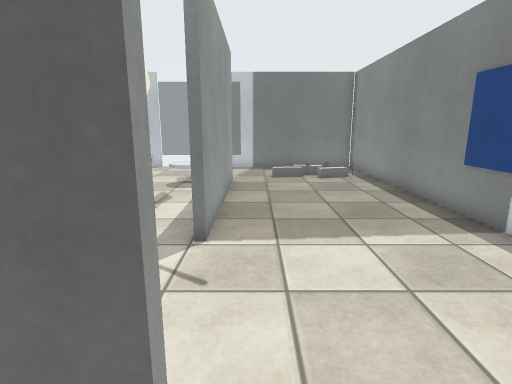
[1] (above)

16 first-person views from a walk through a Gazebo world. The camera is 1.3 m above the floor, tilts 12° down and sees 80° across. The floor is counted in squares, 0.5 m on a side. Each view is taken from the middle of a square. On the plan, view 1 faces up. The plan holds only what a view shows up to about 20 squares ahead; the rest is blank. Gazebo's built-in surfaces are drawn with simple patterns. Some stock models are drawn as simple stand-ins. Some surface patterns are stand-ins.

[2]
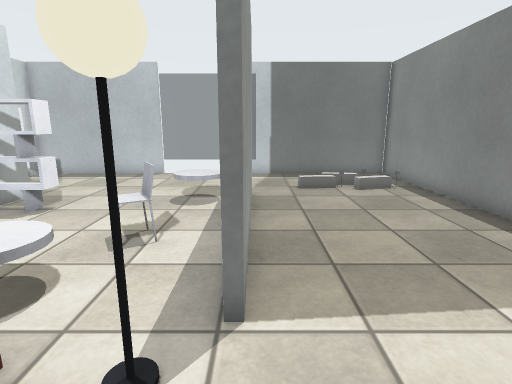

[3]
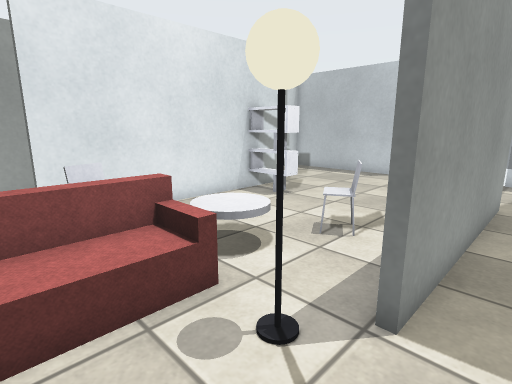

[4]
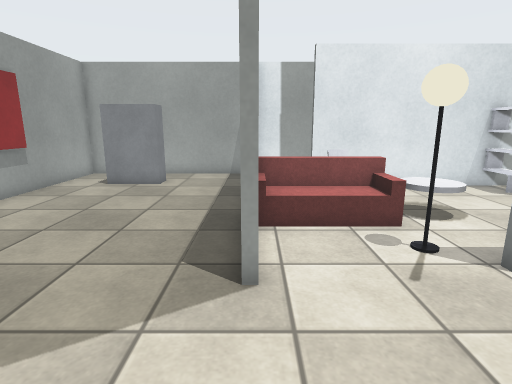

[5]
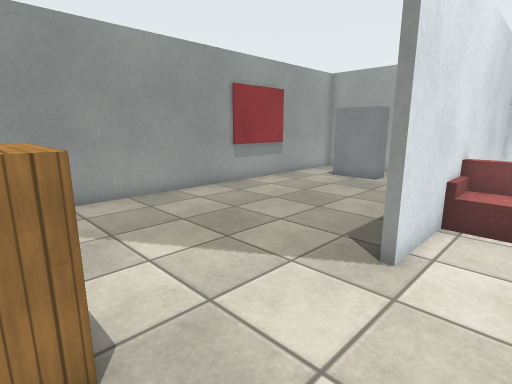

[6]
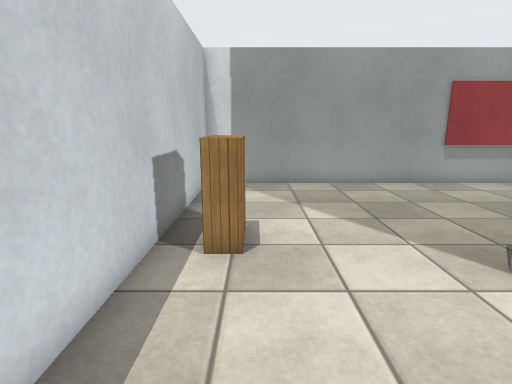

[7]
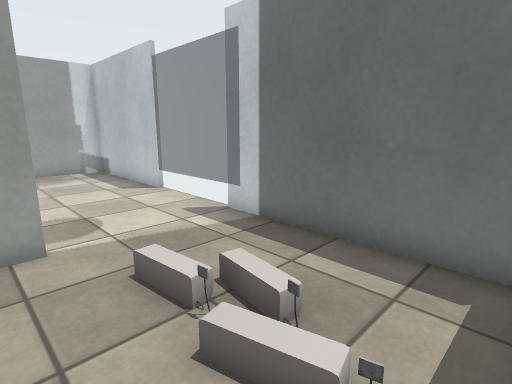

[8]
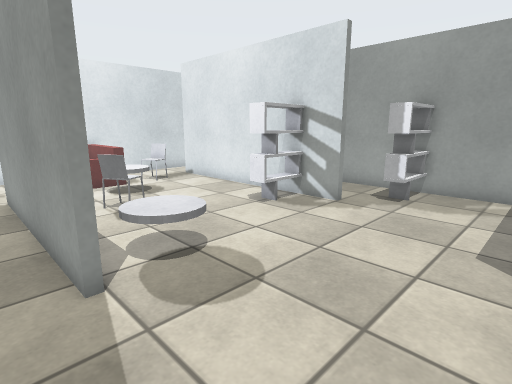

[9]
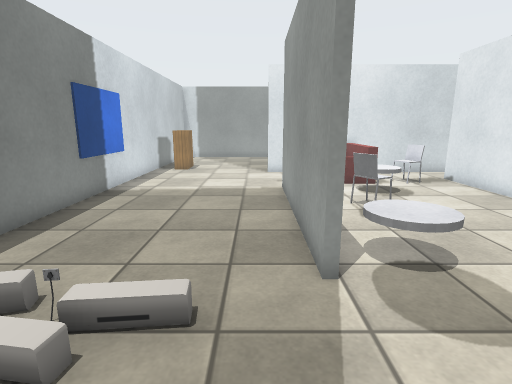

[10]
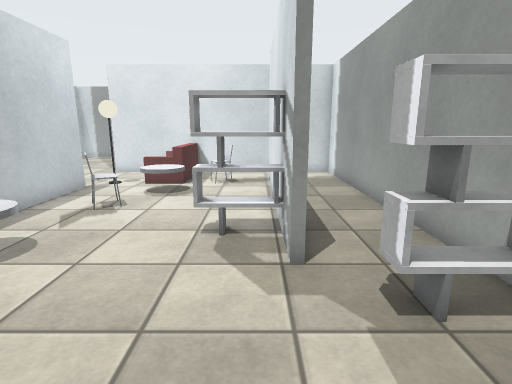

[11]
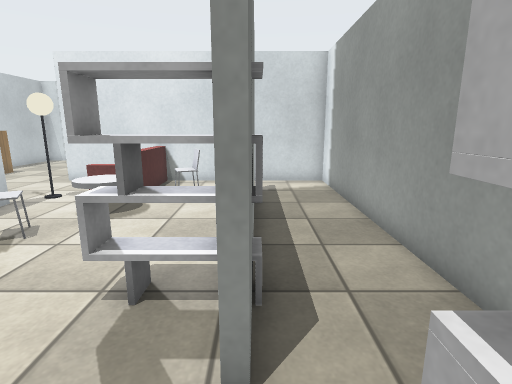

[12]
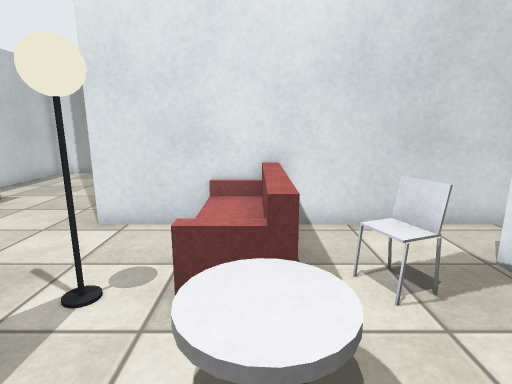

[13]
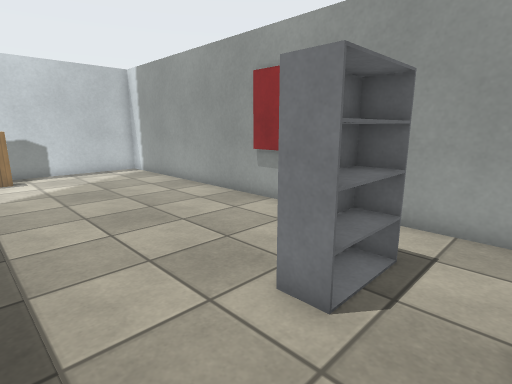

[14]
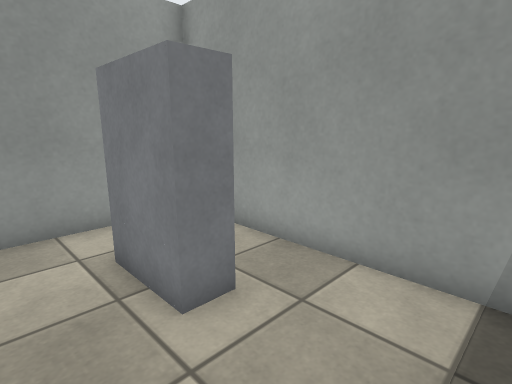

[15]
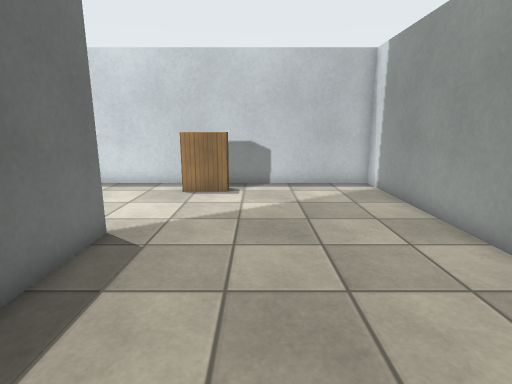

[16]
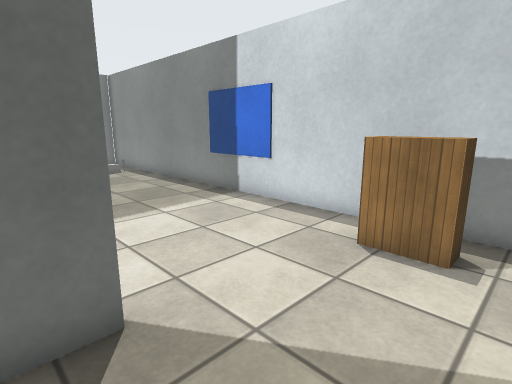

### Floor plan
Points are (right, up) in squares from view 1. A wall is a line through its corners. A room is listed if a view was taken in it or the views show most of it. See-through windows are left out.
Room 1 (views 1, 2, 3, 4, 5, 6, 7, 8, 9, 10, 11, 12, 13, 14, 15, 16)
walls: (-1.5, 6.6) (-1.5, 11.2); (-0.6, 1.8) (-4, 1.8); (-9.9, 6.5) (-9.9, 7.2); (-9.9, 10.1) (-9.9, 14.5); (-1.2, 15.1) (-1.2, 6.6); (6.3, 8.4) (6.3, 20.3) (-1.6, 20.3); (-9.7, 14.6) (-9.7, 4.5); (-13.3, 1.2) (-13.3, -7.3) (-7.4, -7.3); (-13.3, 15.2) (-13.3, 2) (-0.6, 2); (-6.2, 20.3) (-13.3, 20.3) (-13.3, 16.8); (-5.6, -7.3) (6.3, -7.3) (6.3, 5.4)
objects: shelf (-13, 16) to (-11, 16); shelf (-11, -5) to (-10, -3); shelf (-9, 12) to (-8, 13); chair (-8, 5) to (-7, 6); grey cylinder (-6, 6) to (-4, 8); sofa (-5, 2) to (-4, 6); chair (-4, 10) to (-3, 10); grey cylinder (-4, 13) to (-2, 15); lamp (-2, 6); other object (1, 16) to (2, 16); other object (2, 17) to (4, 17); other object (4, 16) to (5, 16); bookshelf (5, -1) to (5, 1); blue box (6, 6) to (6, 8)

Positions as (right, up) in squares from view 1, and headings:
1: (0, 0), facing up
2: (-1, 3), facing up
3: (0, 3), facing up-left
4: (4, 2), facing left
5: (5, 4), facing down-left
6: (4, 7), facing down
7: (6, 14), facing up-left
8: (0, 20), facing down-left
9: (0, 20), facing down
10: (-9, 20), facing down
11: (-10, 17), facing down
12: (-5, 10), facing down
13: (-13, 1), facing down-right
14: (-8, 1), facing down-left
15: (-8, -2), facing right
16: (-2, -2), facing up-right
